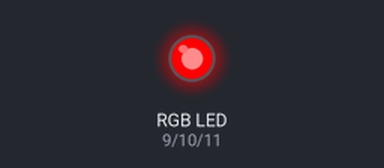
Bench run of a sketch on a simulated Arduino Uno, built with avr-gcc and run on an emulated ATmega328P. Parts: an RGB LED mixed from three pins (HIGH = lit).

Above: at 3.21 s.
At 22.1 s:
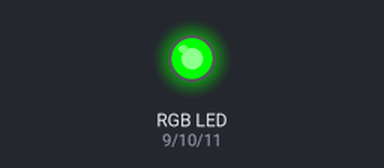
At 31.5 s:
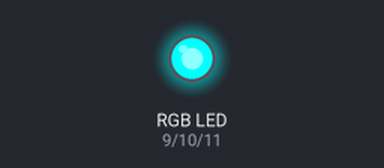
At 32.6 s:
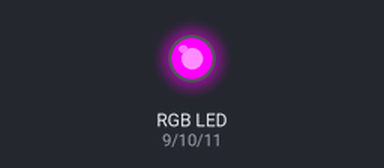
At 34.9 s:
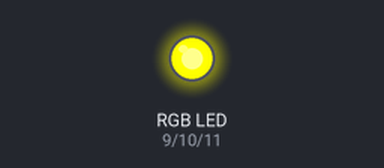
At 38.6 s:
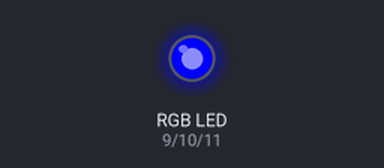
Timing chart, 0 to 40.0 s (numbered marks = the images above):
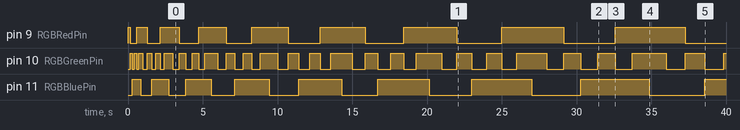

Measured:
- by itself, pin 9 (RGBRedPin): LOW → HIGH at 0.00 s, → LOW 0.14 s later, → HIGH 0.43 s later, → LOW 0.71 s later, … (18 changes in this stretch)
- by itself, pin 10 (RGBGreenPin): LOW → HIGH at 0.14 s, → LOW 0.14 s later, → HIGH 0.14 s later, → LOW 0.14 s later, … (51 changes in this stretch)
- by itself, pin 11 (RGBBluePin): LOW → HIGH at 0.29 s, → LOW 0.57 s later, → HIGH 0.71 s later, → LOW 1.1 s later, … (17 changes in this stretch)

The sketch:

lab2_level3.ino
```cpp
// C++ code
// Emre YILMAZ
int RGBRedPin = 9;    //The red RGB LED is connected pin 9 of the Arduino.
int RGBGreenPin = 10; //The green RGB LED is connected pin 10 of the Arduino.
int RGBBluePin = 11;  //The blue RGB LED is connected pin 11 of the Arduino.
int waitTime = 143; //Sets the amount of time to wait between color changes.
void setup() { //The Setup function runs once.
  pinMode(RGBRedPin, OUTPUT);    //Setup red RGB LED pin as an output pin.
  pinMode(RGBGreenPin, OUTPUT);  //Setup green RGB LED pin as an output pin.
  pinMode(RGBBluePin, OUTPUT);   //Setup blue RGB LED pin as an output pin.
}

void loop()
{
  for(int i=1; i<11; i++){
    // In each loop "waitTime" will be multiplied by "i"
    // So the first cirle will be complited in 1000 millisecond
    // Second circle in 2000 millisecond
    // Third circle in 3000 millisecond
    // Fourth circle in 4000 millisecond
    // Fifth circle in 5000 millisecond
    // Sixth circle in 6000 millisecond
    // Seventh circle in 7000 millisecond
    // Eighth circle in 8000 millisecond
    // Ninth circle in 9000 millisecond
    // Tenth circle in 10000 millisecond
    // In the "Yellow" colour I subrtacted the "waitTime" by 1 to make the each loop exactly 1 sec, 2 sec, 3 sec, so on.
    // Display Red
    digitalWrite(RGBRedPin, HIGH);// Red on
    delay(waitTime * i);
    digitalWrite(RGBRedPin, LOW);// Red off
    // Display Green
    digitalWrite(RGBGreenPin, HIGH);// Green on
    delay(waitTime * i);
    digitalWrite(RGBGreenPin, LOW);// Green off
    // Display Blue
    digitalWrite(RGBBluePin, HIGH);// Blue on
    delay(waitTime * i);
    digitalWrite(RGBBluePin, LOW);// Blue off
    // Display Cyan (Green + Blue)
    digitalWrite(RGBGreenPin, HIGH);// Green on
    digitalWrite(RGBBluePin, HIGH);// Blue on
    delay(waitTime * i);
    digitalWrite(RGBGreenPin, LOW);// Green off
    digitalWrite(RGBBluePin, LOW);// Blue off
    //Display Magneta (Red + Blue)
    digitalWrite(RGBRedPin, HIGH);// Red on
    digitalWrite(RGBBluePin, HIGH);// Blue on
    delay(waitTime * i);
    digitalWrite(RGBRedPin, LOW);// Red off
    digitalWrite(RGBBluePin, LOW);// Blue off
    //Display White  (Red + Blue + Green)
    digitalWrite(RGBRedPin, HIGH);// Red on
    digitalWrite(RGBBluePin, HIGH);// Blue on
    digitalWrite(RGBGreenPin, HIGH);// Green
    delay(waitTime * i);
    digitalWrite(RGBRedPin, LOW);// Red off
    digitalWrite(RGBBluePin, LOW);// Blue off
    digitalWrite(RGBGreenPin, LOW);// Green off
    //Display  Yellow (Red + Green)
    digitalWrite(RGBRedPin, HIGH);// Red on
    digitalWrite(RGBGreenPin, HIGH);// Green on
    delay((waitTime - 1) * i);
    digitalWrite(RGBRedPin, LOW);// Red off
    digitalWrite(RGBGreenPin, LOW);// Green off
  }
  delay(5000);
}
```
